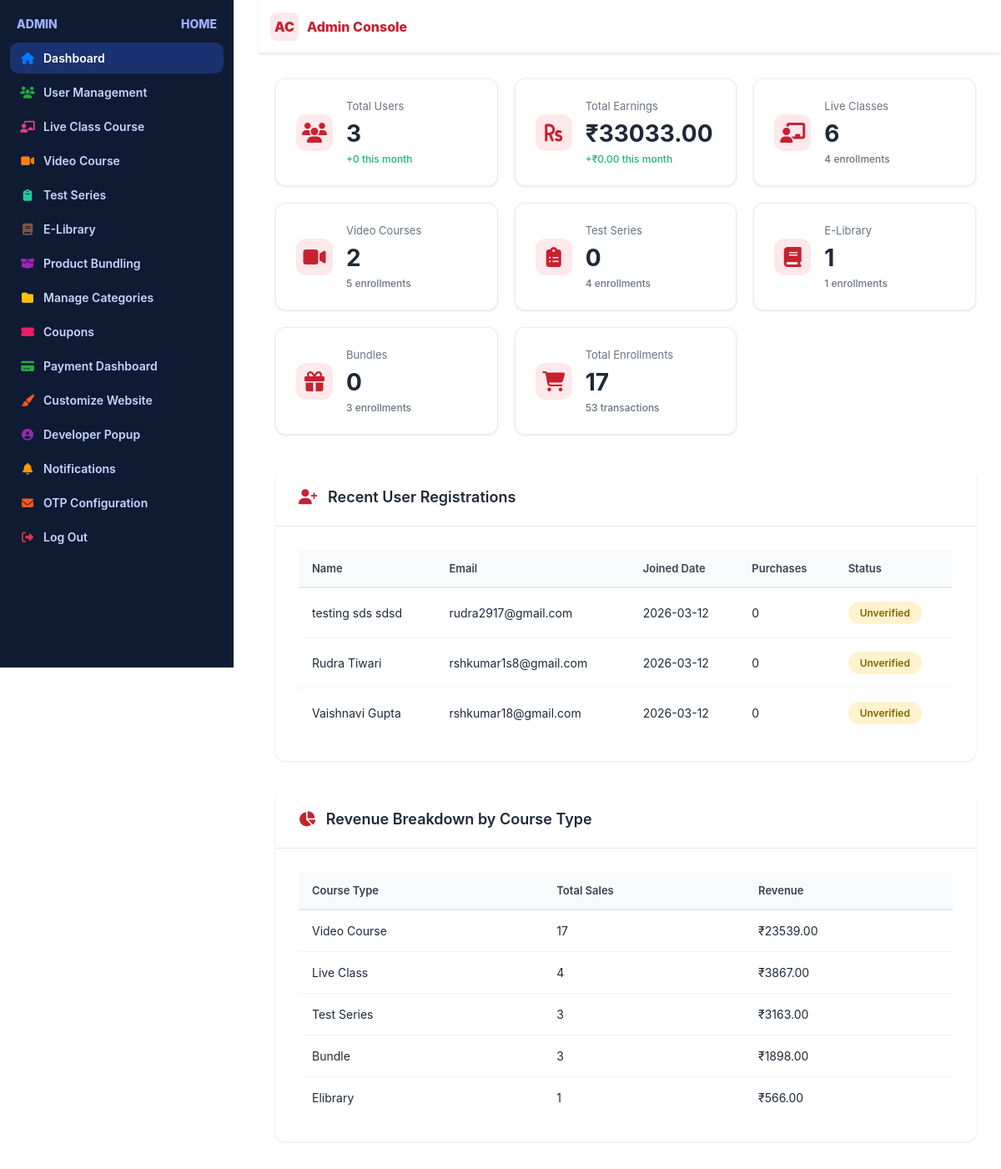
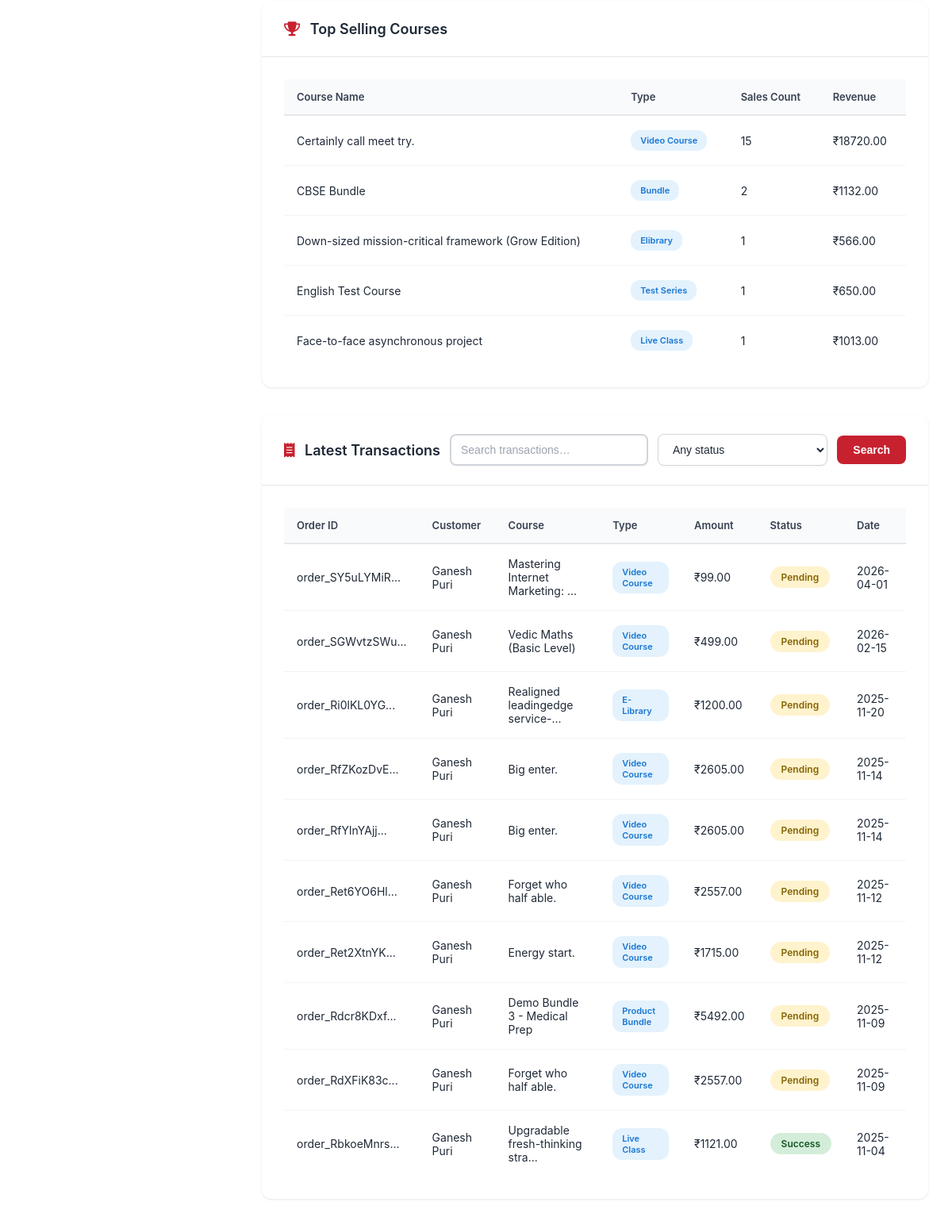
Page /admin_panel/ (signed in) on the committed database (2 pictures, top to bottom).
### base/models.py (models this page shows, shortened)
class User(AbstractBaseUser, PermissionsMixin):
    email = models.EmailField(unique=True)
    first_name = models.CharField(max_length=150, blank=True)
    middle_name = models.CharField(max_length=150, blank=True)
    last_name = models.CharField(max_length=150, blank=True)
    age = models.PositiveIntegerField(null=True, blank=True)
    contact_number = models.CharField(max_length=20, blank=True)
    GENDER_CHOICES = [
        ('M', 'Male'),
        ('F', 'Female'),
        ('O', 'Other'),
        ('N', 'Prefer not to say'),
    ]
    gender = models.CharField(max_length=1, choices=GENDER_CHOICES, blank=True)
    profile_image = models.ImageField(upload_to='profile_pics/', null=True, blank=True)
    is_active = models.BooleanField(default=True)
    is_staff = models.BooleanField(default=False)
    is_verified = models.BooleanField(default=False)
    date_joined = models.DateTimeField(auto_now_add=True)
    USERNAME_FIELD = 'email'
    REQUIRED_FIELDS = []
    objects = UserManager()
    def get_full_name(self):
        parts = [self.first_name, self.middle_name, self.last_name]
        full_name = ' '.join(filter(None, [p.strip() for p in parts]))
        return full_name

class Payment(models.Model):
    user = models.ForeignKey(User, on_delete=models.CASCADE, null=True, blank=True)
    razorpay_order_id = models.CharField(max_length=100, unique=True)
    razorpay_payment_id = models.CharField(max_length=100, blank=True, null=True)
    razorpay_signature = models.CharField(max_length=255, blank=True, null=True)
    course_type = models.CharField(max_length=50, choices=[
        ('video_course', 'Video Course'),
        ('live_class', 'Live Class'),
        ('test_series', 'Test Series'),
        ('elibrary', 'E-Library'),
        ('bundle', 'Product Bundle')
    ])
    course_id = models.IntegerField()
    course_name = models.CharField(max_length=255)
    amount = models.IntegerField()  # Amount in paise
    currency = models.CharField(max_length=10, default='INR')
    status = models.CharField(max_length=50, default='Created', choices=[
        ('Created', 'Created'),
        ('Success', 'Success'),
        ('Failed', 'Failed')
    ])
    created_at = models.DateTimeField(auto_now_add=True)
    updated_at = models.DateTimeField(auto_now=True)
    class Meta:
        ordering = ['-created_at']

### adminpanel/views.py (the view)
# urls.py: path('admin_panel/', views.admin_dashboard, name='admindashboard'),
@staff_member_required
def admin_dashboard(request):
    now = timezone.now()
    this_month = now.replace(day=1, hour=0, minute=0, second=0, microsecond=0)
    total_users = User.objects.filter(is_superuser=False).count()
    this_month_signups = User.objects.filter(
        date_joined__gte=this_month,
        is_superuser=False
    ).count()
    total_earnings = Payment.objects.filter(
        status='Success'
    ).aggregate(
        total=Sum('amount')
    )['total'] or 0
    total_earnings = total_earnings / 100  # Convert from paise to rupees
    this_month_earnings = Payment.objects.filter(
        status='Success',
        created_at__gte=this_month
    ).aggregate(
        total=Sum('amount')
    )['total'] or 0
    this_month_earnings = this_month_earnings / 100
    total_live_classes = LiveClassCourse.objects.filter(is_active=True).count()
    total_video_courses = VideoCourse.objects.count()
    total_test_series = TestSeries.objects.filter(is_active=True).count()
    total_elibrary = ELibraryCourse.objects.filter(is_active=True).count()
    total_bundles = ProductBundle.objects.filter(status='active').count()
    total_enrollments = UserCourseAccess.objects.filter(is_active=True).count()
    enrollments_by_type = UserCourseAccess.objects.filter(
        is_active=True
    ).values('course_type').annotate(
        count=Count('id')
    )
    enrollment_stats = {item['course_type']: item['count'] for item in enrollments_by_type}
    latest_transactions = Payment.objects.select_related('user').order_by('-created_at')[:10]
    transactions_data = []
    for payment in latest_transactions:
        transactions_data.append({
            'invoice': payment.razorpay_order_id[:15] + '...' if len(payment.razorpay_order_id) > 15 else payment.razorpay_order_id,
            'customer': payment.user.get_full_name() or payment.user.email.split('@')[0] if payment.user else 'Guest',
            'amount': f"₹{payment.amount / 100:.2f}",
            'status': payment.status,
            'date': payment.created_at.strftime('%Y-%m-%d'),
            'course_name': payment.course_name[:30] + '...' if len(payment.course_name) > 30 else payment.course_name,
            'course_type': payment.get_course_type_display(),
        })
    revenue_by_type = Payment.objects.filter(
        status='Success'
    ).values('course_type').annotate(
        total=Sum('amount')
    ).order_by('-total')
    revenue_breakdown = []
    for item in revenue_by_type:
        revenue_breakdown.append({
            'type': item['course_type'].replace('_', ' ').title(),
            'amount': item['total'] / 100,
            'count': Payment.objects.filter(
                status='Success',
                course_type=item['course_type']
            ).count()
        })
    top_courses = Payment.objects.filter(
        status='Success'
    ).values('course_name', 'course_type').annotate(
        sales_count=Count('id'),
        revenue=Sum('amount')
    ).order_by('-sales_count')[:5]
    top_courses_data = []
    for course in top_courses:
        top_courses_data.append({
            'name': course['course_name'],
            'type': course['course_type'].replace('_', ' ').title(),
            'sales': course['sales_count'],
            'revenue': course['revenue'] / 100
        })
    recent_users = User.objects.filter(
        is_superuser=False
    ).order_by('-date_joined')[:5]
    recent_users_data = []
    for user in recent_users:
        purchase_count = UserCourseAccess.objects.filter(
            user=user,
            is_active=True
        ).count()
        recent_users_data.append({
            'name': user.get_full_name() or user.email.split('@')[0],
            'email': user.email,
            'joined': user.date_joined.strftime('%Y-%m-%d'),
            'purchases': purchase_count,
            'verified': user.is_verified
        })
    context = {
        'total_users': total_users,
        'this_month_signups': this_month_signups,
        'total_earnings': f"{total_earnings:.2f}",
        'this_month_earnings': f"{this_month_earnings:.2f}",
        'total_live_classes': total_live_classes,
        'total_video_courses': total_video_courses,
        'total_test_series': total_test_series,
        'total_elibrary': total_elibrary,
        'total_bundles': total_bundles,
        'total_enrollments': total_enrollments,
        'enrollment_stats': enrollment_stats,
        'latest_transactions': transactions_data,
        'total_transactions': Payment.objects.count(),
        'revenue_breakdown': revenue_breakdown,
        'top_courses': top_courses_data,
        'recent_users': recent_users_data,
    }
    return render(request, 'admin_dashboard.html', context)

### adminpanel/templates/admin_dashboard.html (shortened to what this page needs)
{% load static %}
{% load navbar_tags %}
<!DOCTYPE html>
<html lang="en">
<head>
<link href="{% static 'css/fontawesome/all.min.css' %}" rel="stylesheet">
{% get_favicon_url as favicon_url %}
</head>
<body>
  <div class="admin-root">
    {% block sidebar %}
    {% include "sidebar.html" %}
    {% endblock sidebar %}
    <header class="admin-topbar">
      <div class="admin-brand">
        <div class="admin-brand-logo">AC</div>
        <div>Admin Console</div>
      </div>
    </header>
    <main class="admin-main">
      {% block content %}
      <section class="admin-kpis">
        <div class="admin-kpi">
          <div class="admin-kpi-ico"><i class="fas fa-users"></i></div>
          <div>
            <div class="admin-kpi-label">Total Users</div>
            <div class="admin-kpi-value">{{ total_users }}</div>
            <small style="color: #10b981;">
              +{{ this_month_signups }} this month
            </small>
          </div>
        </div>
        <div class="admin-kpi">
          <div class="admin-kpi-ico"><i class="fas fa-rupee-sign"></i></div>
          <div>
            <div class="admin-kpi-label">Total Earnings</div>
            <div class="admin-kpi-value">₹{{ total_earnings }}</div>
            <small style="color: #10b981;">
              +₹{{ this_month_earnings }} this month
            </small>
          </div>
        </div>
        <div class="admin-kpi">
          <div class="admin-kpi-ico"><i class="fas fa-chalkboard-teacher"></i></div>
          <div>
            <div class="admin-kpi-label">Live Classes</div>
            <div class="admin-kpi-value">{{ total_live_classes }}</div>
            <small style="color: #6b7280;">
              {{ enrollment_stats.live_class|default:0 }} enrollments
            </small>
          </div>
        </div>
        <div class="admin-kpi">
          <div class="admin-kpi-ico"><i class="fas fa-video"></i></div>
          <div>
            <div class="admin-kpi-label">Video Courses</div>
            <div class="admin-kpi-value">{{ total_video_courses }}</div>
            <small style="color: #6b7280;">
              {{ enrollment_stats.video_course|default:0 }} enrollments
            </small>
          </div>
        </div>
        <div class="admin-kpi">
          <div class="admin-kpi-ico"><i class="fas fa-clipboard-list"></i></div>
          <div>
            <div class="admin-kpi-label">Test Series</div>
            <div class="admin-kpi-value">{{ total_test_series }}</div>
            <small style="color: #6b7280;">
              {{ enrollment_stats.test_series|default:0 }} enrollments
            </small>
          </div>
        </div>
        <div class="admin-kpi">
          <div class="admin-kpi-ico"><i class="fas fa-book"></i></div>
          <div>
            <div class="admin-kpi-label">E-Library</div>
            <div class="admin-kpi-value">{{ total_elibrary }}</div>
            <small style="color: #6b7280;">
              {{ enrollment_stats.elibrary|default:0 }} enrollments
            </small>
          </div>
        </div>
        <div class="admin-kpi">
          <div class="admin-kpi-ico"><i class="fas fa-gift"></i></div>
          <div>
            <div class="admin-kpi-label">Bundles</div>
            <div class="admin-kpi-value">{{ total_bundles }}</div>
            <small style="color: #6b7280;">
              {{ enrollment_stats.bundle|default:0 }} enrollments
            </small>
          </div>
        </div>
        <div class="admin-kpi">
          <div class="admin-kpi-ico"><i class="fas fa-shopping-cart"></i></div>
          <div>
            <div class="admin-kpi-label">Total Enrollments</div>
            <div class="admin-kpi-value">{{ total_enrollments }}</div>
            <small style="color: #6b7280;">
              {{ total_transactions }} transactions
            </small>
          </div>
        </div>
      </section>
      {% if recent_users %}
      <section class="admin-card">
        <div class="admin-card-hd">
          <h3><i class="fas fa-user-plus"></i> Recent User Registrations</h3>
        </div>
        <div class="admin-card-bd">
          <table class="admin-table">
            <thead>
              <tr>
                <th>Name</th>
                <th>Email</th>
                <th>Joined Date</th>
                <th>Purchases</th>
                <th>Status</th>
              </tr>
            </thead>
            <tbody>
              {% for user in recent_users %}
              <tr>
                <td>{{ user.name }}</td>
                <td>{{ user.email }}</td>
                <td>{{ user.joined }}</td>
                <td>{{ user.purchases }}</td>
                <td>
                  {% if user.verified %}
                    <span class="status-badge status-success">Verified</span>
                  {% else %}
                    <span class="status-badge status-pending">Unverified</span>
                  {% endif %}
                </td>
              </tr>
              {% endfor %}
            </tbody>
          </table>
        </div>
      </section>
      {% endif %}
      {% if revenue_breakdown %}
      <section class="admin-card">
        <div class="admin-card-hd">
          <h3><i class="fas fa-chart-pie"></i> Revenue Breakdown by Course Type</h3>
        </div>
        <div class="admin-card-bd">
          <table class="admin-table">
            <thead>
              <tr>
                <th>Course Type</th>
                <th>Total Sales</th>
                <th>Revenue</th>
              </tr>
            </thead>
            <tbody>
              {% for item in revenue_breakdown %}
              <tr>
                <td>{{ item.type }}</td>
                <td>{{ item.count }}</td>
                <td>₹{{ item.amount|floatformat:2 }}</td>
              </tr>
              {% endfor %}
            </tbody>
          </table>
        </div>
      </section>
      {% endif %}
      {% if top_courses %}
      <section class="admin-card">
        <div class="admin-card-hd">
          <h3><i class="fas fa-trophy"></i> Top Selling Courses</h3>
        </div>
        <div class="admin-card-bd">
          <table class="admin-table">
            <thead>
              <tr>
                <th>Course Name</th>
                <th>Type</th>
                <th>Sales Count</th>
                <th>Revenue</th>
              </tr>
            </thead>
            <tbody>
              {% for course in top_courses %}
              <tr>
                <td>{{ course.name }}</td>
                <td><span class="badge">{{ course.type }}</span></td>
                <td>{{ course.sales }}</td>
                <td>₹{{ course.revenue|floatformat:2 }}</td>
              </tr>
              {% endfor %}
            </tbody>
          </table>
        </div>
      </section>
      {% endif %}
      <section class="admin-card">
        <div class="admin-card-hd">
          <h3><i class="fas fa-receipt"></i> Latest Transactions</h3>
          <div class="admin-filters">
            <input class="admin-filter-input" type="text" id="searchInput" placeholder="Search transactions…" />
            <select class="admin-filter-select" id="statusFilter">
              <option value="">Any status</option>
            </select>
            <button class="admin-filter-btn" type="button" onclick="filterTransactions()">Search</button>
          </div>
        </div>
        <div class="admin-card-bd">
          <table class="admin-table" id="transactionsTable">
            <thead>
              <tr>
                <th>Order ID</th>
                <th>Customer</th>
                <th>Course</th>
                <th>Type</th>
                <th>Amount</th>
                <th>Status</th>
                <th>Date</th>
              </tr>
            </thead>
            <tbody>
              {% for txn in latest_transactions %}
              <tr data-status="{{ txn.status }}" data-customer="{{ txn.customer|lower }}" data-course="{{ txn.course_name|lower }}">
                <td>{{ txn.invoice }}</td>
                <td>{{ txn.customer }}</td>
                <td>{{ txn.course_name }}</td>
                <td><span class="badge">{{ txn.course_type }}</span></td>
                <td>{{ txn.amount }}</td>
                <td>
                  {% if txn.status == 'Success' %}
                    <span class="status-badge status-success">{{ txn.status }}</span>
                  {% elif txn.status == 'Failed' %}
                    <span class="status-badge status-failed">{{ txn.status }}</span>
                  {% else %}
                    <span class="status-badge status-pending">{{ txn.status }}</span>
                  {% endif %}
                </td>
                <td>{{ txn.date }}</td>
              </tr>
              {% endfor %}
            </tbody>
          </table>
        </div>
      </section>
      {% endblock content %}
    </main>
  </div>
</body>
</html>

### rows in the picture
User: email "rudra2917@gmail.com"
User: email "rshkumar1s8@gmail.com"
User: email "rshkumar18@gmail.com"
Payment: status "Pending"
Payment: course_name "Vedic Maths (Basic Level)", status "Pending"
Payment: status "Pending"
Payment: course_name "Big enter.", status "Pending"
Payment: course_name "Big enter.", status "Pending"
Payment: course_name "Forget who half able.", status "Pending"
Payment: course_name "Energy start.", status "Pending"
Payment: course_name "Demo Bundle 3 - Medical Prep", status "Pending"
Payment: course_name "Forget who half able.", status "Pending"
Payment: status "Success"

### other values in the picture
{{ total_users }} "3"
{{ this_month_signups }} "0"
{{ total_earnings }} "33033.00"
{{ this_month_earnings }} "0.00"
{{ total_live_classes }} "6"
{{ enrollment_stats.live_class|default:0 }} "4"
{{ total_video_courses }} "2"
{{ enrollment_stats.video_course|default:0 }} "5"
{{ total_test_series }} "0"
{{ enrollment_stats.test_series|default:0 }} "4"
{{ total_elibrary }} "1"
{{ enrollment_stats.elibrary|default:0 }} "1"
{{ total_bundles }} "0"
{{ enrollment_stats.bundle|default:0 }} "3"
{{ total_enrollments }} "17"
